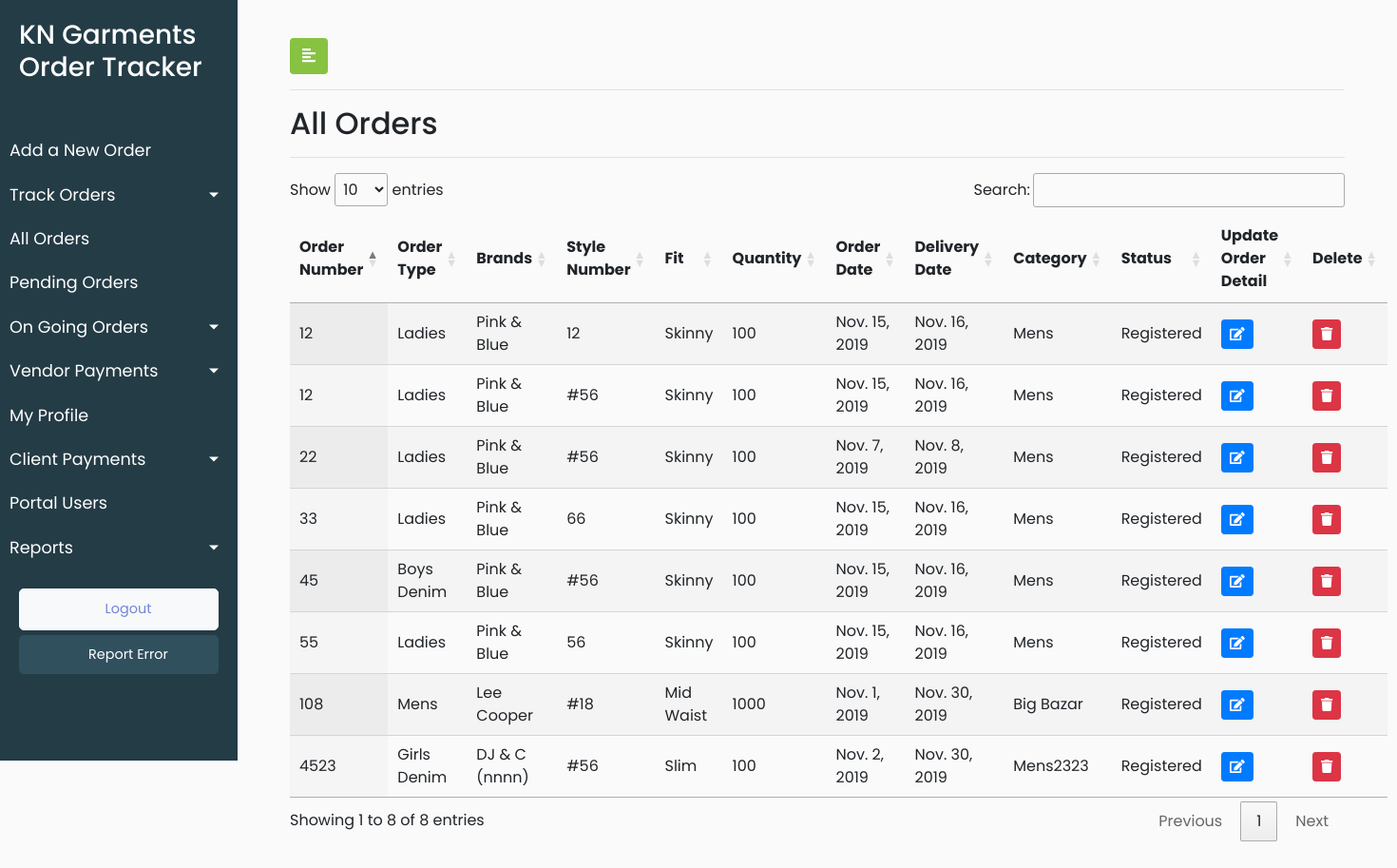
Before: /all_orders/ (signed in) with the older database file.
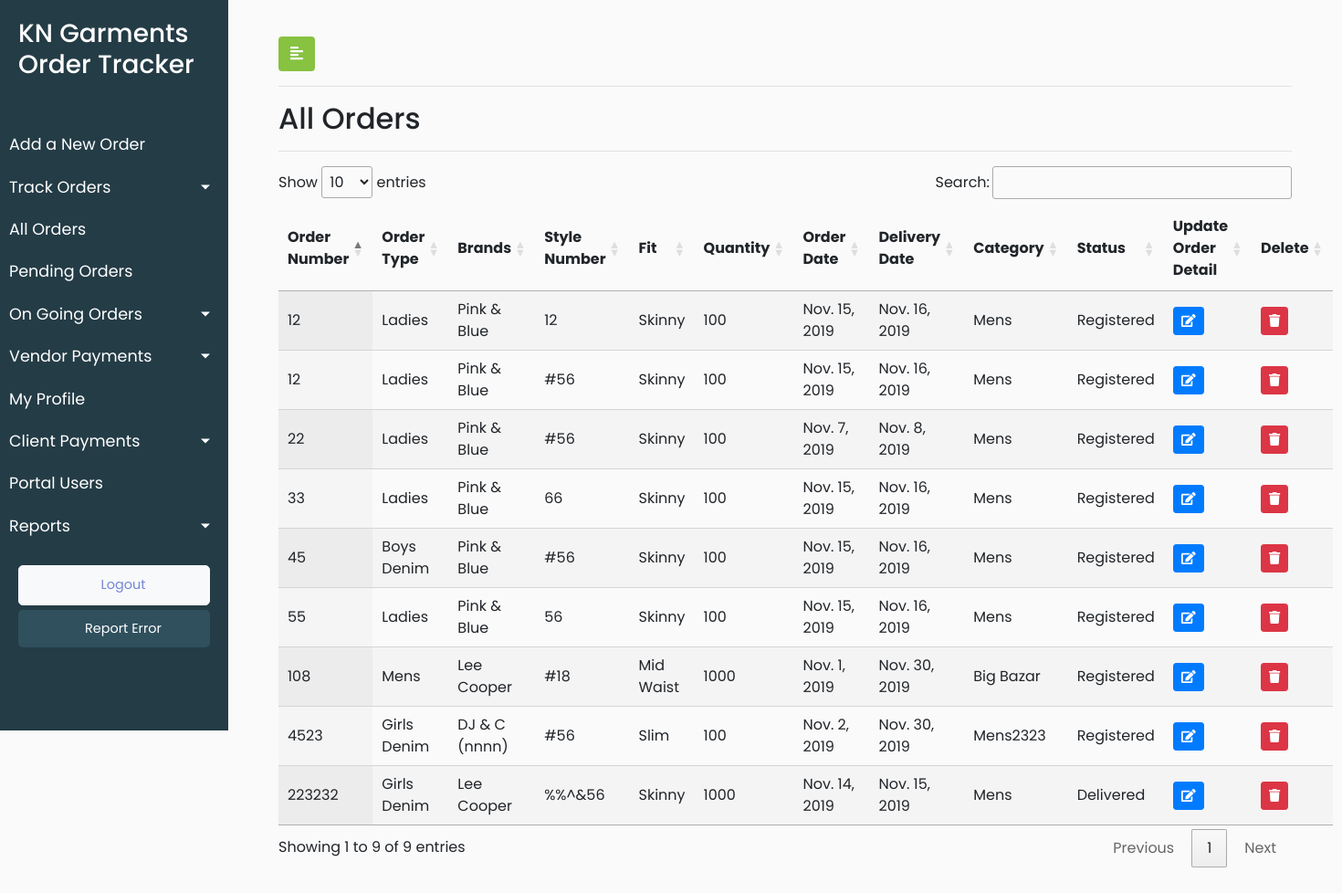
After: the same page with the newer database file.
### KNGarment_Order_TrackPro_App/models.py (models this page shows, shortened)
class Orders(models.Model):
    order_order_number = models.CharField(max_length=920)
    order_order_type = models.CharField(max_length=920)
    order_order_brands = models.CharField(max_length=920)
    order_order_style_number = models.CharField(max_length=920)
    order_order_fit = models.CharField(max_length=920)
    order_order_quantity = models.IntegerField()
    order_order_date = models.DateField(default=timezone.now)
    order_delivery_date = models.DateField(default=timezone.now)
    order_order_category = models.CharField(max_length=920)
    order_fit_sample_status = models.CharField(max_length=920)
    order_fit_sample_submitted_date = models.DateField(default=timezone.now)
    order_pps_sample_status = models.CharField(max_length=920)
    order_pps_sample_submitted_date = models.DateField(default=timezone.now)
    order_order_remark = models.CharField(max_length=920,blank=True)
    order_order_date_of_entry = models.DateTimeField(default=timezone.now)
    order_client_id = models.ForeignKey(Client, on_delete = models.CASCADE,default=1)
    class Meta:
        verbose_name_plural = "Orders List"
        verbose_name = "Order"

### KNGarment_Order_TrackPro_App/views.py (the view)
# urls.py: path('all_orders/', views.all_orders, name = 'all_orders'),
@login_required(login_url='/user_login')
def all_orders(request):
    user_role = request.user.user_role
    all_orders = Orders.objects.all()
    order_status_map_dict = {}
    for order in all_orders:
        length = 0
        status = ""
        process_in_one_order = []
        values1 = Fabric_Order.objects.filter(process_order_id=order.pk)
        values2 = Stiching.objects.filter(process_order_id=order.pk)
        values3 = Washing.objects.filter(process_order_id=order.pk)
        values4 = Finishing.objects.filter(process_order_id=order.pk)
        if values1.exists():
            process_in_one_order.append(1)
        if values2.exists():
            process_in_one_order.append(2)
        if values3.exists():
            process_in_one_order.append(3)
        if values4.exists():
            process_in_one_order.append(4)
        length = len(process_in_one_order)
        if length > 0 and length < 4:
            status = "Current"
        if length == 4:
            status = "Delivered"
        if length == 0:
            status = "Registered"
        order_status_map_dict[order]=status
    data = {'orders':all_orders,'user_role':user_role,'status':status,'order_status_map_dict':order_status_map_dict}
    return render(request,'KNGarment_Order_TrackPro_App/All_Orders.html',data)

### KNGarment_Order_TrackPro_App/templates/KNGarment_Order_TrackPro_App/All_Orders.html (shortened to what this page needs)
{% extends 'KNGarment_Order_TrackPro_App/base.html' %}
{% load static %}
{% block stylesheets %}
<link rel="stylesheet" href="//cdn.datatables.net/1.10.19/css/jquery.dataTables.min.css">
{% endblock stylesheets %}
{% block content %}
        <div id="content">
            <div class="container-fluid">
                <button type="button" id="sidebarCollapse" class="btn" style="background-color: #87c241;color: white">
                    <i class="fas fa-align-left"></i>
                </button>
                <hr>
                <h2>All Orders</h2>
                <hr>
                <div>
                    <table id="test_table" class="display" style="width:100%">
                        <thead>
                            <tr>
                               <th>Order Number</th>
                                <th>Order Type</th>
                                <th>Brands</th>
                                <th>Style Number</th>
                                <th>Fit</th>
                                <th>Quantity</th>
                                <th>Order Date</th>
                                <th>Delivery Date</th>
                                <th>Category</th>
                                <th>Status</th>
                                <th>Update Order Detail</th>
                                         {% if user_role == 1 %}
                        <th class="text-center" scope="col">Delete</th>
                        {% endif %}
                            </tr>
                        </thead>
                       <tbody>
                       {% for key,value in order_status_map_dict.items %}
                    <tr>
                        <td>{{key.order_order_number}}</td>
                        <td>{{key.order_order_type}}</td>
                        <td>{{key.order_order_brands}}</td>
                        <td>{{key.order_order_style_number}}</td>
                        <td>{{key.order_order_fit}}</td>
                        <td>{{key.order_order_quantity}}</td>
                        <td>{{key.order_order_date}}</td>
                        <td>{{key.order_delivery_date}}</td>
                        <td>{{key.order_order_category}}</td>
                        <td>{{value}}</td>
                        <td>
                            <button type="button" class="update-order btn btn-sm btn-primary" data-id="{% url 'KNGarment_Order_TrackPro_App:all_order_update' pk=key.pk  %}">
                                <span class="fa fa-edit"></span>
                            </button>
                        </td>
                         {% if user_role == 1 %}
                        <td>
                            <button type="button" class="delete-order btn btn-sm btn-danger" data-id="{% url 'KNGarment_Order_TrackPro_App:all_order_delete' pk=key.pk  %}">
                                <span class="fa fa-trash"></span>
                            </button>
                        </td>
                        {% endif %}
                    </tr>
                    {% endfor %}
                </tbody>
                    </table>
                </div>
            </div>
        </div>
{% endblock content %}

Changed rows visible on the page:
added Orders: order_order_number "223232", order_order_type "Girls Denim", order_order_brands "Lee Cooper", order_order_style_number "%%^&56", order_order_fit "Skinny", order_order_quantity "1000", order_order_date "Nov. 14, 2019", order_delivery_date "Nov. 15, 2019", order_order_category "Mens", value "Delivered"
Other visible differences:
text written by a page script: "Show entries Search: Showing 1 to 8 of 8 entries Previous 1 Next" → "Show entries Search: Showing 1 to 9 of 9 entries Previous 1 Next"
